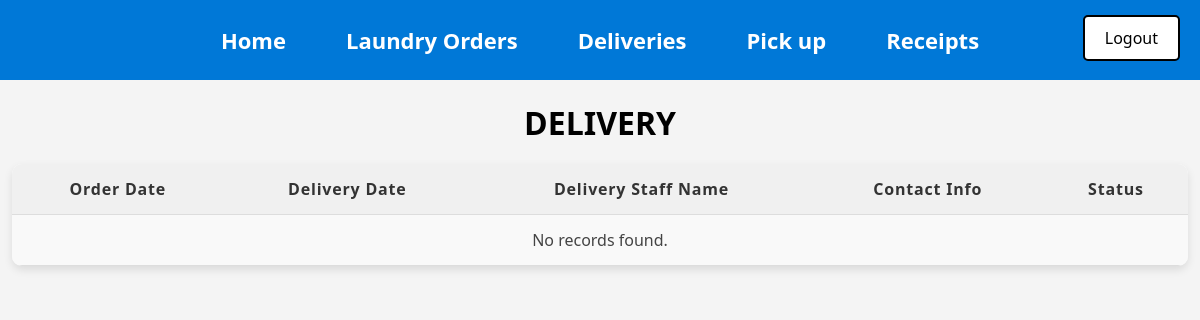
Page /Delivery1.php (signed in) on the earlier database version.
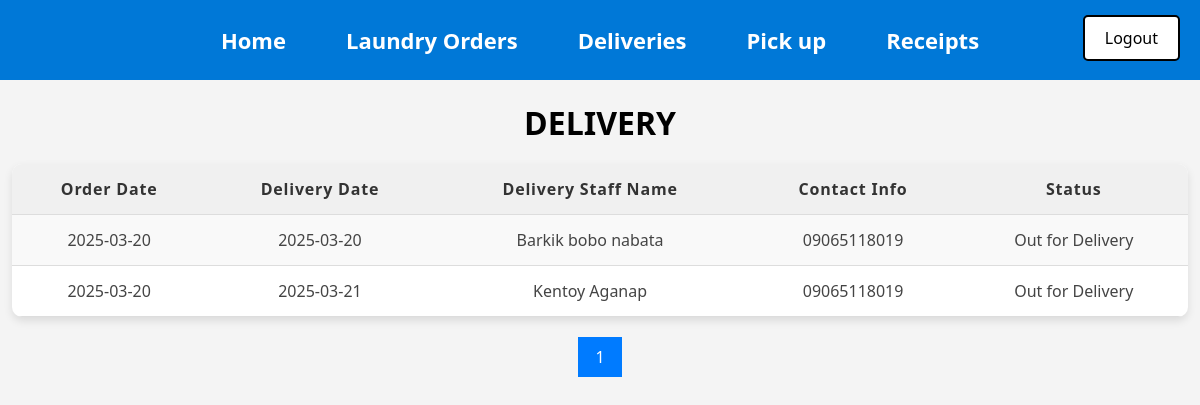
Same page on the later database version.
### tables this page shows
CREATE TABLE `Delivery` (
  `Delivery_ID` int(11) NOT NULL AUTO_INCREMENT,
  `Delivery_date` date DEFAULT NULL,
  `Delivery_staff_name` varchar(40) DEFAULT NULL,
  `Contact_info` varchar(40) DEFAULT NULL,
  `Status` varchar(250) DEFAULT NULL,
  `Order_ID` int(11) NOT NULL,
  `User_ID` int(11) NOT NULL,
  PRIMARY KEY (`Delivery_ID`),
  KEY `Orders_Delivery` (`Order_ID`),
  KEY `Users_Delivery` (`User_ID`),
  CONSTRAINT `Orders_Delivery` FOREIGN KEY (`Order_ID`) REFERENCES `Orders` (`Order_ID`),
  CONSTRAINT `Users_Delivery` FOREIGN KEY (`User_ID`) REFERENCES `Users` (`User_ID`)
);

CREATE TABLE `Orders` (
  `Order_ID` int(11) NOT NULL AUTO_INCREMENT,
  `Order_date` date NOT NULL,
  `Laundry_type` varchar(40) NOT NULL,
  `Laundry_quantity` varchar(40) NOT NULL,
  `Cleaning_type` varchar(40) NOT NULL,
  `Place` varchar(40) NOT NULL,
  `Priority_number` varchar(40) NOT NULL,
  `Status` varchar(250) DEFAULT NULL,
  `User_ID` int(11) NOT NULL,
  PRIMARY KEY (`Order_ID`),
  KEY `Users_Orders` (`User_ID`),
  CONSTRAINT `Users_Orders` FOREIGN KEY (`User_ID`) REFERENCES `Users` (`User_ID`)
);

### htdocs/Delivery1.php (the view, shortened to what this page needs)
<?php
include 'db_connect.php';
include 'Menu2.php';
include 'Logout.php';
$results_per_page = 10;
$current_page = isset($_GET['page']) && is_numeric($_GET['page']) ? intval($_GET['page']) : 1;
$start_from = ($current_page - 1) * $results_per_page;
$total_query = "SELECT COUNT(*) AS total FROM Delivery WHERE Status IN ('Out for Delivery', 'Assigned')";
$total_result = mysqli_query($conn, $total_query);
$total_row = mysqli_fetch_assoc($total_result);
$total_results = $total_row['total'];
$total_pages = ($total_results > 0) ? ceil($total_results / $results_per_page) : 0;
?>
<!DOCTYPE html>
<html>
<head>
</head>
<body>
    <h1 align="center">Delivery</h1>
    <table align="center" cellspacing="0" cellpadding="10">
        <tr>
            <th>Order Date</th>
            <th>Delivery Date</th>
            <th>Delivery Staff Name</th>
            <th>Contact Info</th>
            <th>Status</th>
        </tr>
        <?php
        $sql = "SELECT Delivery.*, Orders.Order_date
                FROM Delivery
                INNER JOIN Orders ON Delivery.Order_ID = Orders.Order_ID
                WHERE Delivery.Status IN ('Out for Delivery' , 'Assigned')
                ORDER BY Delivery.Delivery_date ASC
                LIMIT $start_from, $results_per_page";
        $result = mysqli_query($conn, $sql);
        if (mysqli_num_rows($result) > 0) {
            while ($row = mysqli_fetch_assoc($result)) {
                echo "<tr>";
                echo "<td>" . $row['Order_date'] . "</td>";
                echo "<td>" . $row['Delivery_date'] . "</td>";
                echo "<td>" . $row['Delivery_staff_name'] . "</td>";
                echo "<td>" . $row['Contact_info'] . "</td>";
                echo "<td>" . $row['Status'] . "</td>";
                echo "</tr>";
            }
        } else {
            echo "<tr><td colspan='5'>No records found.</td></tr>";
        }
        ?>
    </table>
    <?php if ($total_results > 0) { ?>
    <div class="pagination">
        <?php
        for ($page = 1; $page <= $total_pages; $page++) {
            echo "<a href='Delivery1.php?page=$page' class='" . ($page == $current_page ? "active" : "") . "'>$page</a>";
        }
        ?>
    </div>
    <?php } ?>
</body>
</html>

Differences in the rows shown:
added delivery: Order_ID.Order_date "2025-03-20", Delivery_date "2025-03-20", Delivery_staff_name "Barkik bobo nabata", Contact_info "09065118019", Status "Out for Delivery"
added delivery: Order_ID.Order_date "2025-03-20", Delivery_date "2025-03-21", Delivery_staff_name "Kentoy Aganap", Contact_info "09065118019", Status "Out for Delivery"
Other differences:
new list line: "1"
text no longer shown: "No records found."
